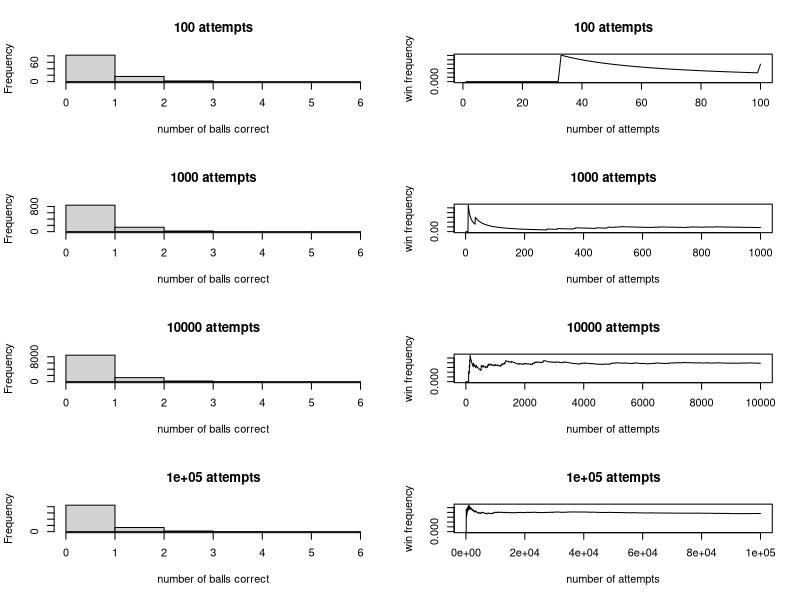

Reproduce this figure in R.
# Rohan Aras
# Quiz 4.1
# 5/12/15
#
# This script simulates the probability of winning a lottery that requires
# to pick 6 numbers from 1-49 (1 and 49 are included). Winning is defined
# as getting three or more balls correct.
# The simulated result was slightly under .02

# simulates the scenario n times
simulation <- function(n) {
  # stores the number of balls successful each trial
  success = vector(mode='numeric', length=n)
  
  # for debugging
  success_type= vector(mode='numeric', length=6)
  
  # the number of times success[i] > 3 this sim
  win = 0
  
  # the frequency at which there has been a win
  frequency = vector(mode='numeric', length=n)
  
  for (i in 1:n) {
    
    # the balls chosen
    s = sample(1:49, 6, replace=F)
    
    # the number of balls that are correct
    number_correct = 0
    
    for (j in 1:6) {
      # correct is an arbitrary set of 6 numbers
      if (s[j] < 7 && s[j] > 0)
        number_correct = number_correct + 1
    }
    
    # debug
    if (number_correct > 0)
      success_type[number_correct] = success_type[number_correct] + 1
    
    # modify variables based on result
    if (number_correct >= 3)
      win = win + 1
    success[i] = number_correct
    frequency[i] = win / i
  }
  hist(success, breaks=c(0,1,2,3,4,5,6), xlab='number of balls correct', 
       main=paste(n, 'attempts'))
  plot(frequency, type='l', ylab='win frequency', 
       xlab='number of attempts', main=paste(n, 'attempts'))

  return(success_type)
}

# creates a document with the histograms and frequency plots 
# where n = 100, 1000, 10000, 100000
par(mfrow = c(4, 2))
success_type1 = simulation(100)
success_type1 = simulation(1000)
success_type1 = simulation(10000)
success_type1 = simulation(100000)

